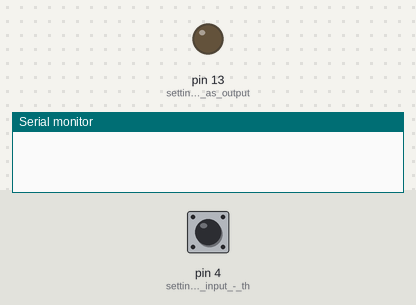
Bench run of a sketch on a simulated Arduino Uno, built with avr-gcc and run on an emulated ATmega328P. On the bench: output pins drawn as LEDs (lit = HIGH), the last lines printed to the serial monitor. The test bench sets the inputs (shaded band); at power-on: pin 4 (setting_pin_as_input_-_th) LOW.

Above: at 1.2 s.
1.3 s: pin 4 (setting_pin_as_input_-_th) pulsed HIGH 2 times (0.12 s each, 0.3 s apart)
At 1.9 s:
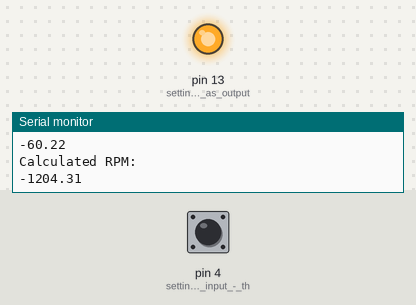
Timing chart, 0 to 5.2 s (numbered marks = the images above; inputs shaded):
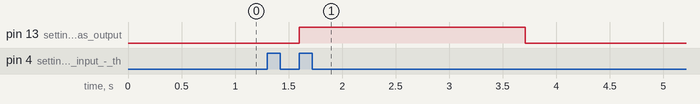

Measured:
- after the input at 1.3 s, pin 13 (setting_pin_as_output): LOW → HIGH after 0.30 s, → LOW 2.1 s later

The sketch:

Engine_RPM_Trigger.ino
```cpp
int highTime;    //integer for storing high time
int lowTime;     //integer for storing low time
int TargetRPM;   //integer for target RPM
int Cylinders;   //integer for number of cylinders
int cyl;         //integer for Cylinders / 2
float period;    //integer for storing period
float freq;      //storing frequency
float RPM;       //storing RPM

void setup() {
  Serial.begin(9600); //starts serial output with 9600 baud rate
  pinMode(4,INPUT);   //setting pin as input - this is your tach signal
  pinMode(13,OUTPUT); //setting pin as output
}

void loop() {
    TargetRPM=4000;            //sets target RPM
    Cylinders=6;               //number of cylinders
    cyl=Cylinders/2;           //Cylinders / 2
    highTime=pulseIn(4,HIGH);  //read high time
    lowTime=pulseIn(4,LOW);    //read low time
    period = highTime+lowTime; //period = highTime + lowTime
    freq=1000000/period;       //getting frequency with period is in Micro seconds
    RPM = (freq/cyl)*60;       //divide freq by number of cylinders in engine x 0.5

  if (RPM > TargetRPM) {
    digitalWrite(13, LOW);
  }                            //sets 13 low if RPM > TargetRPM
  else {
    digitalWrite(13, HIGH);
  }                            //sets 13 high if RPM < TargetRPM

    Serial.println("Target RPM: ");           //prints TargetRPM
    Serial.println(TargetRPM);

    Serial.println("Tach input signal: ");    //prints freq
    Serial.println(freq);

    Serial.println("Calculated RPM: ");       //prints RPM
    Serial.println(RPM);

    delay(100);                //100millisecond delay
}
```
